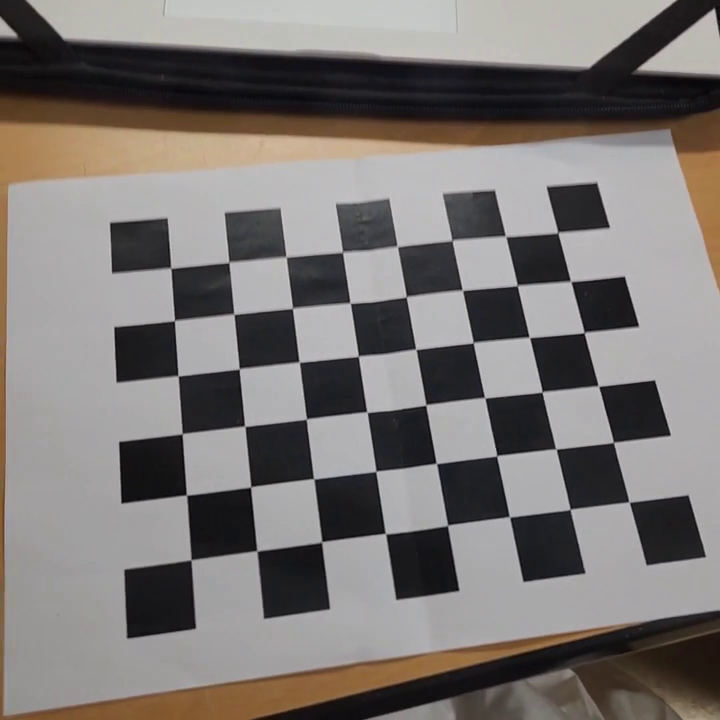
#> input picture frame 22 of data/chessboard.mp4, 720 x 720 px
$ python distortion_correction.py
#> lines starting #> are read from the running program, lines starting #| are printed output that depends on the picture; after the words box and inside, x2 and y2 are one past the last pixel; in counts of white or black regions, pixels touching at a corner belong together
import numpy as np
import cv2 as cv

# The given video and updated calibration data
video_file = r'C:\Users\p0105\Videos\chessboard.mp4'  # 비디오 파일 경로
K = np.array([[754.36932621, 0, 354.80740075],
              [0, 769.75820428, 440.99934945],
              [0, 0, 1]])  # 새로운 카메라 매트릭스
dist_coeff = np.array([2.77612703e-01, -2.93292907e+00, 1.32399985e-02, -2.81894361e-03, 9.97246553e+00])  # 새로운 왜곡 계수

# Open the video
video = cv.VideoCapture(video_file)
assert video.isOpened(), f'Cannot read the given input video file: {video_file}'

# Run distortion correction
map1, map2 = None, None
while True:
    # Read a frame from the video
    valid, original_img = video.read()
#> original_img is the input picture: shape (720, 720, 3); mean B, G, R 116.2, 118.4, 123.4
    if not valid:
        break

    # Perform distortion correction
    if map1 is None or map2 is None:
        map1, map2 = cv.initUndistortRectifyMap(K, dist_coeff, None, None, (original_img.shape[1], original_img.shape[0]), cv.CV_32FC1)
    rectified_img = cv.remap(original_img, map1, map2, interpolation=cv.INTER_LINEAR)
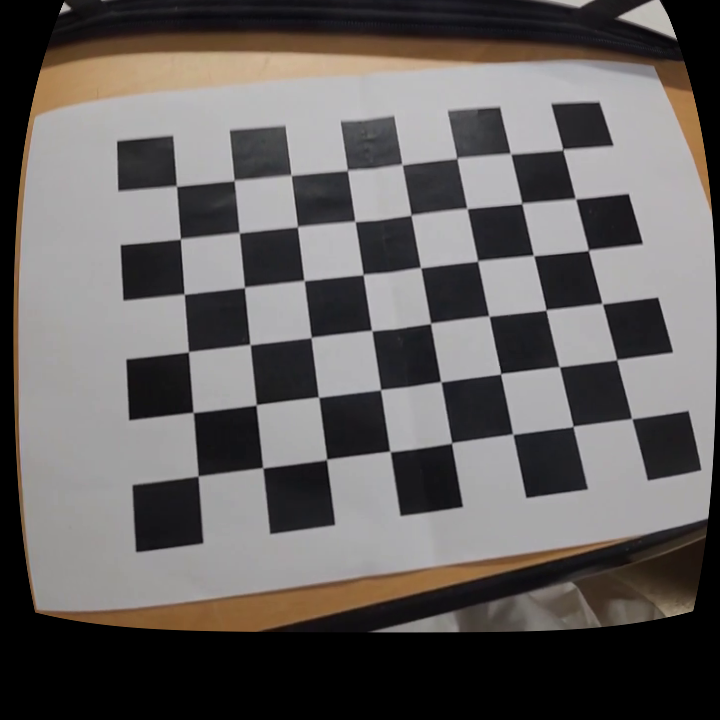
#> rectified_img: shape (720, 720, 3); mean B, G, R 95.4, 96.8, 100.7

    # Add text overlays
    cv.putText(original_img, "Original", (10, 25), cv.FONT_HERSHEY_DUPLEX, 0.6, (0, 255, 0))
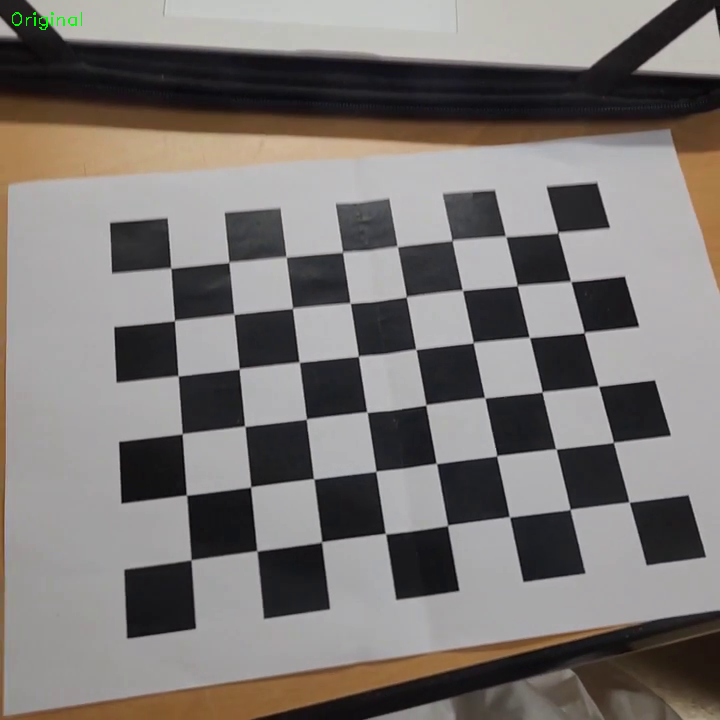
#> original_img: shape (720, 720, 3); 0.05% of pixels changed, all inside (x1, y1, x2, y2) = (12, 12, 82, 30)
    cv.putText(rectified_img, "Rectified", (10, 25), cv.FONT_HERSHEY_DUPLEX, 0.6, (0, 255, 0))
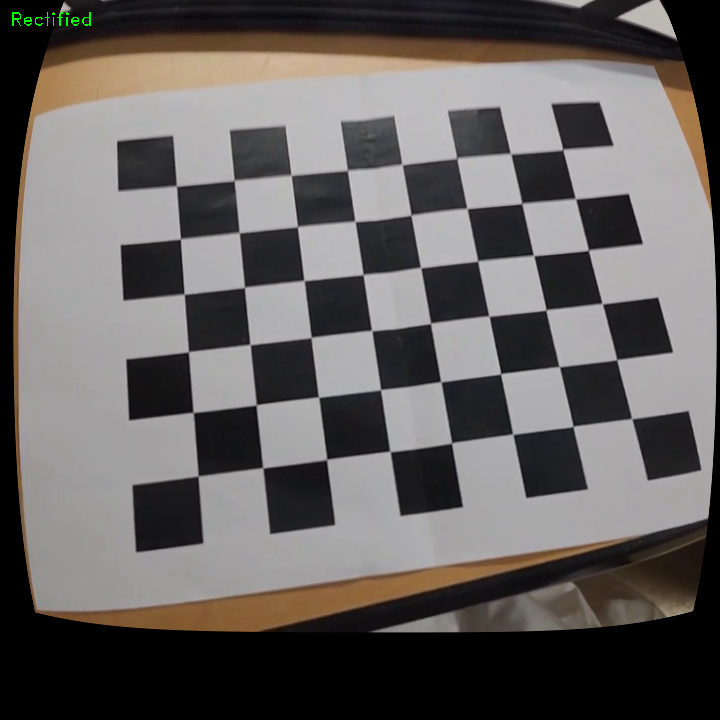
#> rectified_img: shape (720, 720, 3); 0.06% of pixels changed, all inside (x1, y1, x2, y2) = (12, 12, 91, 26)

    # Show both images in separate windows
    cv.imshow("Original Video", original_img)
    cv.imshow("Rectified Video", rectified_img)

    # Process key events
    key = cv.waitKey(10)
#> (key Esc is pressed here)
    if key == ord(' '):  # Space: Pause
        key = cv.waitKey()
    if key == 27:  # ESC: Exit
        break

video.release()
cv.destroyAllWindows()

$ run again, starting later in the video
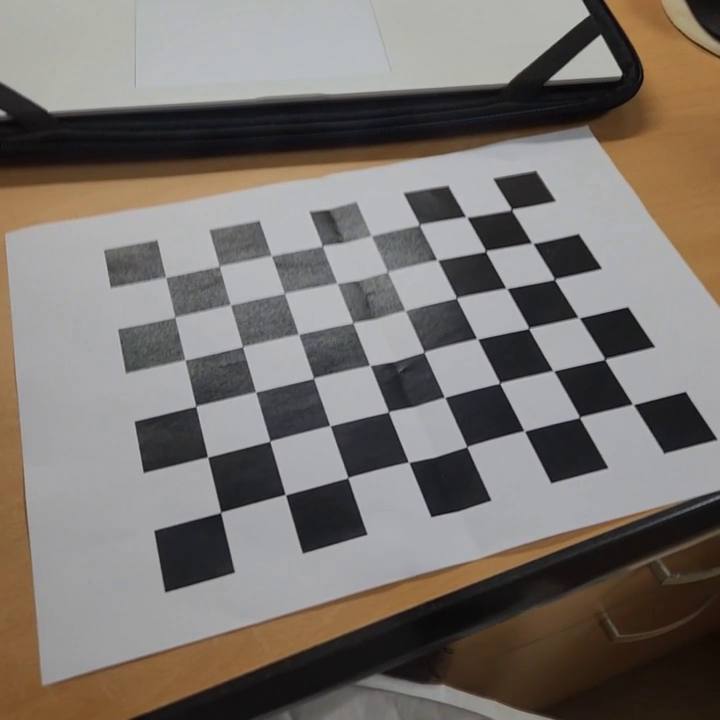
#> input picture frame 100 of data/chessboard.mp4, 720 x 720 px
#> original_img is the input picture: shape (720, 720, 3); mean B, G, R 110.8, 115.7, 122.1
#> `cv.putText(original_img, "Original", (10, 25), cv.FONT_HERSHEY_DUPLEX,..`:
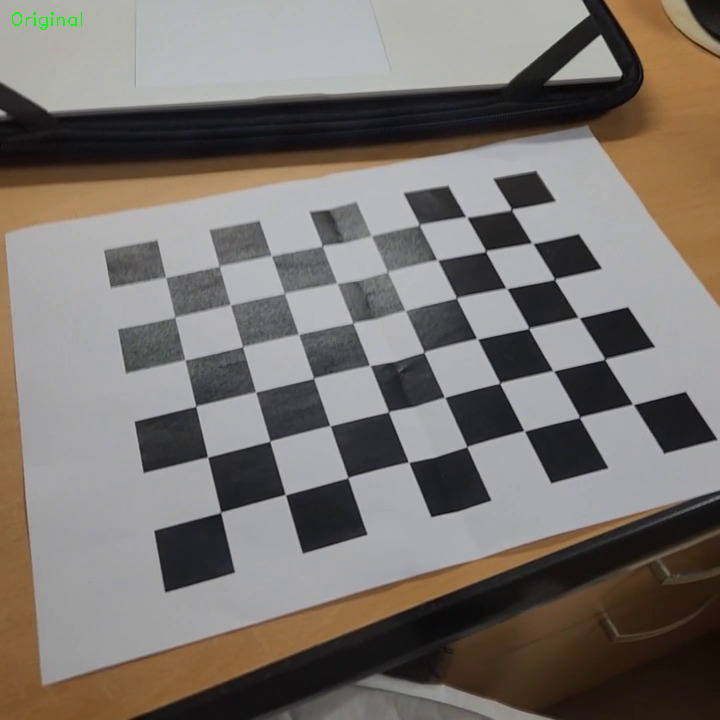
#> original_img: shape (720, 720, 3); 0.05% of pixels changed, all inside (x1, y1, x2, y2) = (12, 12, 82, 30)
#> `cv.putText(rectified_img, "Rectified", (10, 25), cv.FONT_HERSHEY_DUPLE..`:
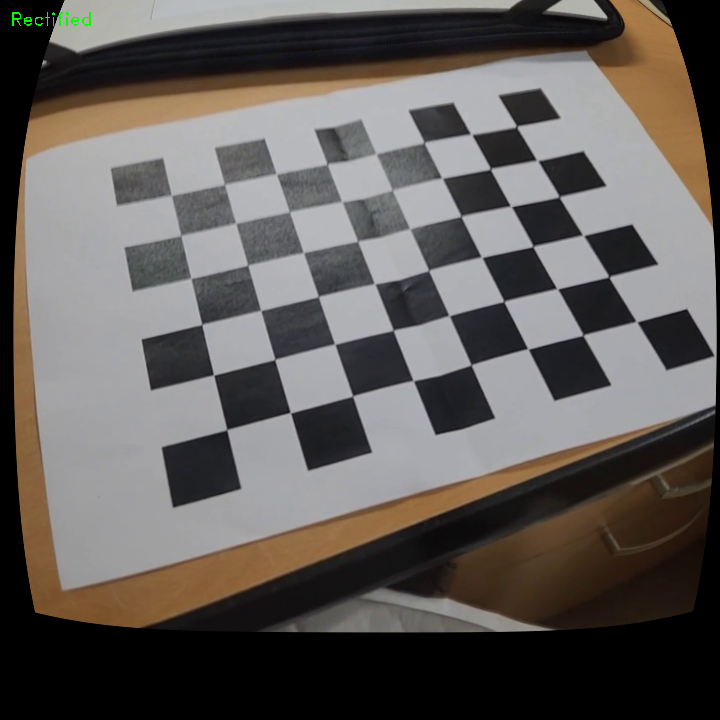
#> rectified_img: shape (720, 720, 3); mean B, G, R 89.2, 92.6, 97.3

$ run again, starting later in the video
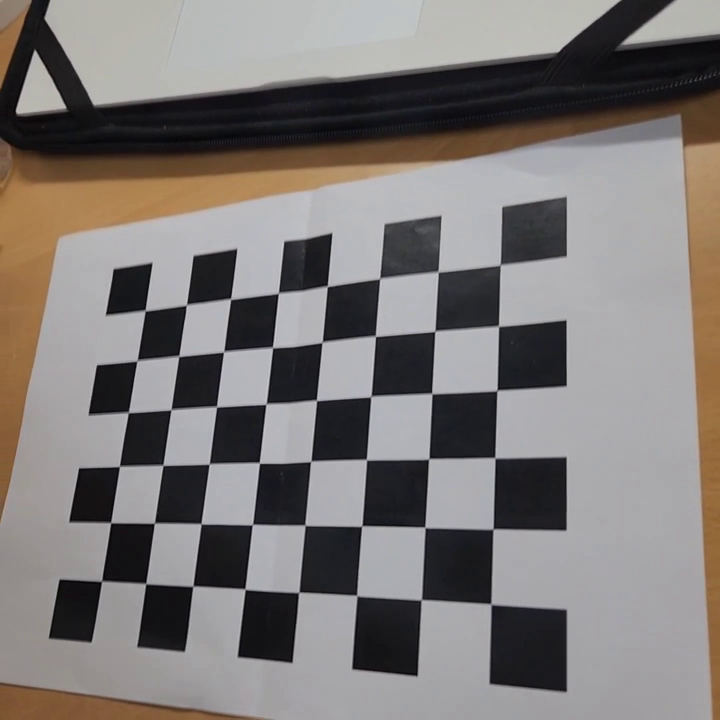
#> input picture frame 178 of data/chessboard.mp4, 720 x 720 px
#> original_img is the input picture: shape (720, 720, 3); mean B, G, R 118.9, 120.7, 125.8
#> `cv.putText(original_img, "Original", (10, 25), cv.FONT_HERSHEY_DUPLEX,..`:
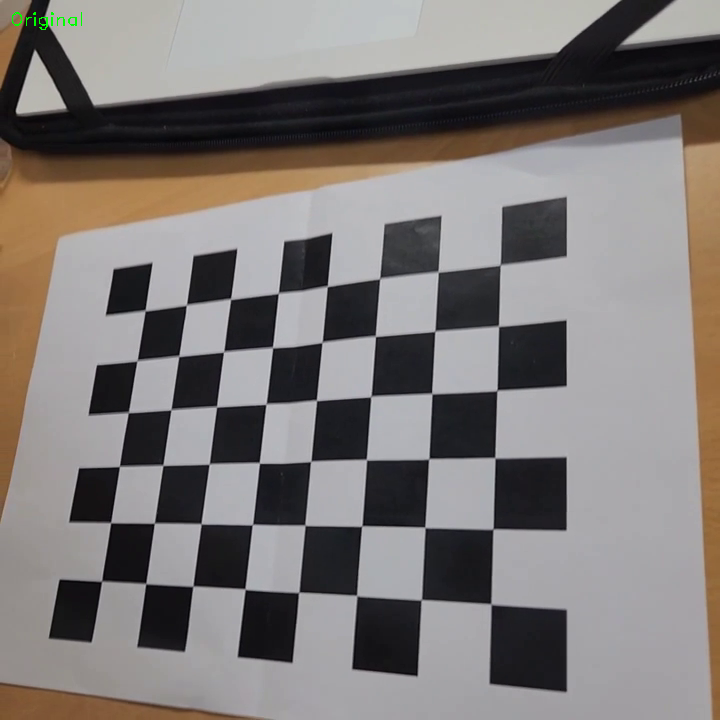
#> original_img: shape (720, 720, 3); 0.05% of pixels changed, all inside (x1, y1, x2, y2) = (12, 12, 82, 30)
#> `cv.putText(rectified_img, "Rectified", (10, 25), cv.FONT_HERSHEY_DUPLE..`:
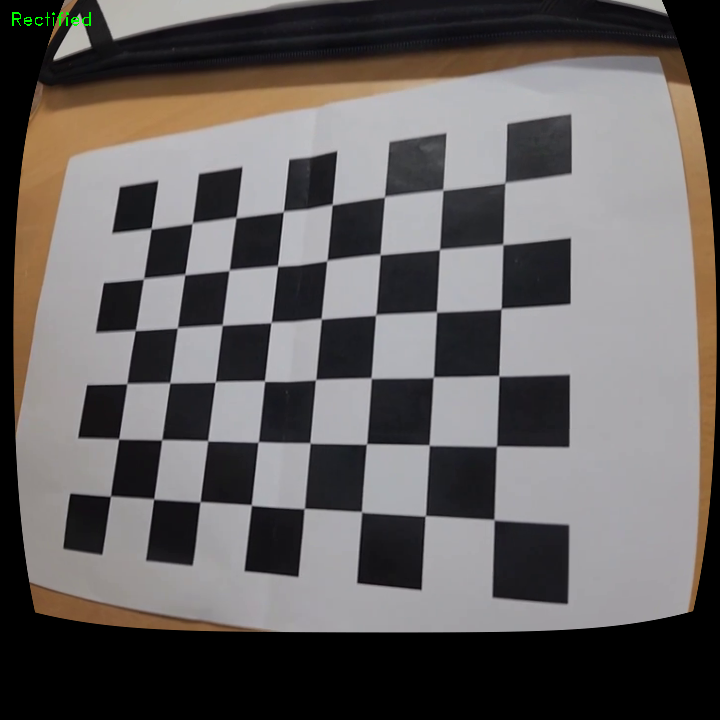
#> rectified_img: shape (720, 720, 3); mean B, G, R 96.6, 97.6, 101.6
